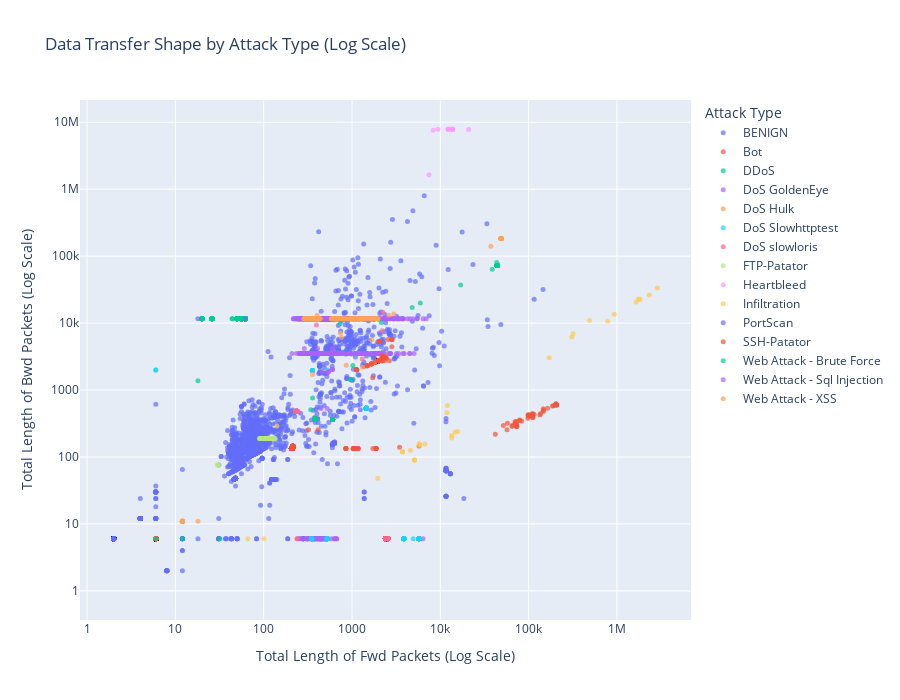

Notebook code cell kept with this figure:
### Code cell
output_path = 'saved_plots/packet_length_scatter_samples.csv'
scatter_sample_df = pd.read_csv(output_path)

fig = go.Figure()

for label in sorted(scatter_sample_df['Label'].unique()):
    data = scatter_sample_df[scatter_sample_df['Label'] == label]
    fig.add_trace(go.Scatter(
        x=data['Total Length of Fwd Packets'],
        y=data['Total Length of Bwd Packets'],
        name=label,
        mode='markers',
        marker=dict(size=5, opacity=0.7)
    ))

fig.update_layout(
    title_text='Data Transfer Shape by Attack Type (Log Scale)',
    xaxis_title_text='Total Length of Fwd Packets (Log Scale)',
    yaxis_title_text='Total Length of Bwd Packets (Log Scale)',
    height=700,
    legend_title_text='Attack Type',
    xaxis_type="log",
    yaxis_type="log"
)

fig.show()

### Figure 1 — Plotly figure (JSON) as saved in the notebook; plotly's stock layout.template omitted (floating-point values rounded to 4 significant figures; data arrays with more than 128 entries replaced by an {"elided": "..."} marker saying what was removed)
{"data": [{"marker": {"opacity": 0.7, "size": 5}, "mode": "markers", "name": "BENIGN", "type": "scatter", "x": {"elided": "2500 float values"}, "y": {"elided": "2500 float values"}}, {"marker": {"opacity": 0.7, "size": 5}, "mode": "markers", "name": "Bot", "type": "scatter", "x": {"elided": "1966 float values"}, "y": {"elided": "1966 float values"}}, {"marker": {"opacity": 0.7, "size": 5}, "mode": "markers", "name": "DDoS", "type": "scatter", "x": {"elided": "2500 float values"}, "y": {"elided": "2500 float values"}}, {"marker": {"opacity": 0.7, "size": 5}, "mode": "markers", "name": "DoS GoldenEye", "type": "scatter", "x": {"elided": "2500 float values"}, "y": {"elided": "2500 float values"}}, {"marker": {"opacity": 0.7, "size": 5}, "mode": "markers", "name": "DoS Hulk", "type": "scatter", "x": {"elided": "2500 float values"}, "y": {"elided": "2500 float values"}}, {"marker": {"opacity": 0.7, "size": 5}, "mode": "markers", "name": "DoS Slowhttptest", "type": "scatter", "x": {"elided": "2500 float values"}, "y": {"elided": "2500 float values"}}, {"marker": {"opacity": 0.7, "size": 5}, "mode": "markers", "name": "DoS slowloris", "type": "scatter", "x": {"elided": "2500 float values"}, "y": {"elided": "2500 float values"}}, {"marker": {"opacity": 0.7, "size": 5}, "mode": "markers", "name": "FTP-Patator", "type": "scatter", "x": {"elided": "2500 float values"}, "y": {"elided": "2500 float values"}}, {"marker": {"opacity": 0.7, "size": 5}, "mode": "markers", "name": "Heartbleed", "type": "scatter", "x": [8299.0, 13710.0, 12260.0, 13710.0, 9368.0, 12260.0, 12260.0, 20860.0, 13710.0, 13710.0, 7442.0], "y": [7557000.0, 7878000.0, 7880000.0, 7878000.0, 7882000.0, 7880000.0, 7880000.0, 7812000.0, 7879000.0, 7878000.0, 1637000.0]}, {"marker": {"opacity": 0.7, "size": 5}, "mode": "markers", "name": "Infiltration", "type": "scatter", "x": [141.0, 12.0, 2866000.0, 0.0, 2321000.0, 1646000.0, 1753000.0, 12040.0, 1827000.0, 929300.0, 319600.0, 489200.0, 307900.0, 171500.0, 785300.0, 12.0, 101.0, 7366.0, 11900.0, 5108.0, 5776.0, 3737.0, 13420.0, 5065.0, 5821.0, 3738.0, 13500.0, 5066.0, 5810.0, 3734.0, 15750.0, 6674.0, 4584.0, 14670.0, 1959.0, 66.0], "y": [291.0, 0.0, 33410.0, 90.0, 26240.0, 20640.0, 22870.0, 586.0, 22390.0, 13500.0, 6942.0, 10900.0, 6186.0, 3024.0, 10650.0, 0.0, 6.0, 0.0, 460.0, 90.0, 156.0, 120.0, 210.0, 90.0, 150.0, 120.0, 192.0, 90.0, 156.0, 120.0, 240.0, 156.0, 126.0, 234.0, 48.0, 6.0]}, {"marker": {"opacity": 0.7, "size": 5}, "mode": "markers", "name": "PortScan", "type": "scatter", "x": {"elided": "2500 float values"}, "y": {"elided": "2500 float values"}}, {"marker": {"opacity": 0.7, "size": 5}, "mode": "markers", "name": "SSH-Patator", "type": "scatter", "x": {"elided": "2500 float values"}, "y": {"elided": "2500 float values"}}, {"marker": {"opacity": 0.7, "size": 5}, "mode": "markers", "name": "Web Attack - Brute Force", "type": "scatter", "x": {"elided": "1507 float values"}, "y": {"elided": "1507 float values"}}, {"marker": {"opacity": 0.7, "size": 5}, "mode": "markers", "name": "Web Attack - Sql Injection", "type": "scatter", "x": [447.0, 0.0, 460.0, 0.0, 537.0, 0.0, 600.0, 0.0, 599.0, 0.0, 523.0, 0.0, 536.0, 0.0, 537.0, 600.0, 599.0, 599.0, 599.0, 0.0, 0.0], "y": [530.0, 0.0, 1840.0, 0.0, 1881.0, 0.0, 4149.0, 0.0, 2021.0, 0.0, 530.0, 0.0, 1840.0, 0.0, 1881.0, 4149.0, 2021.0, 4149.0, 2021.0, 0.0, 0.0]}, {"marker": {"opacity": 0.7, "size": 5}, "mode": "markers", "name": "Web Attack - XSS", "type": "scatter", "x": {"elided": "652 float values"}, "y": {"elided": "652 float values"}}], "layout": {"height": 700, "legend": {"title": {"text": "Attack Type"}}, "title": {"text": "Data Transfer Shape by Attack Type (Log Scale)"}, "xaxis": {"title": {"text": "Total Length of Fwd Packets (Log Scale)"}, "type": "log"}, "yaxis": {"title": {"text": "Total Length of Bwd Packets (Log Scale)"}, "type": "log"}}}
